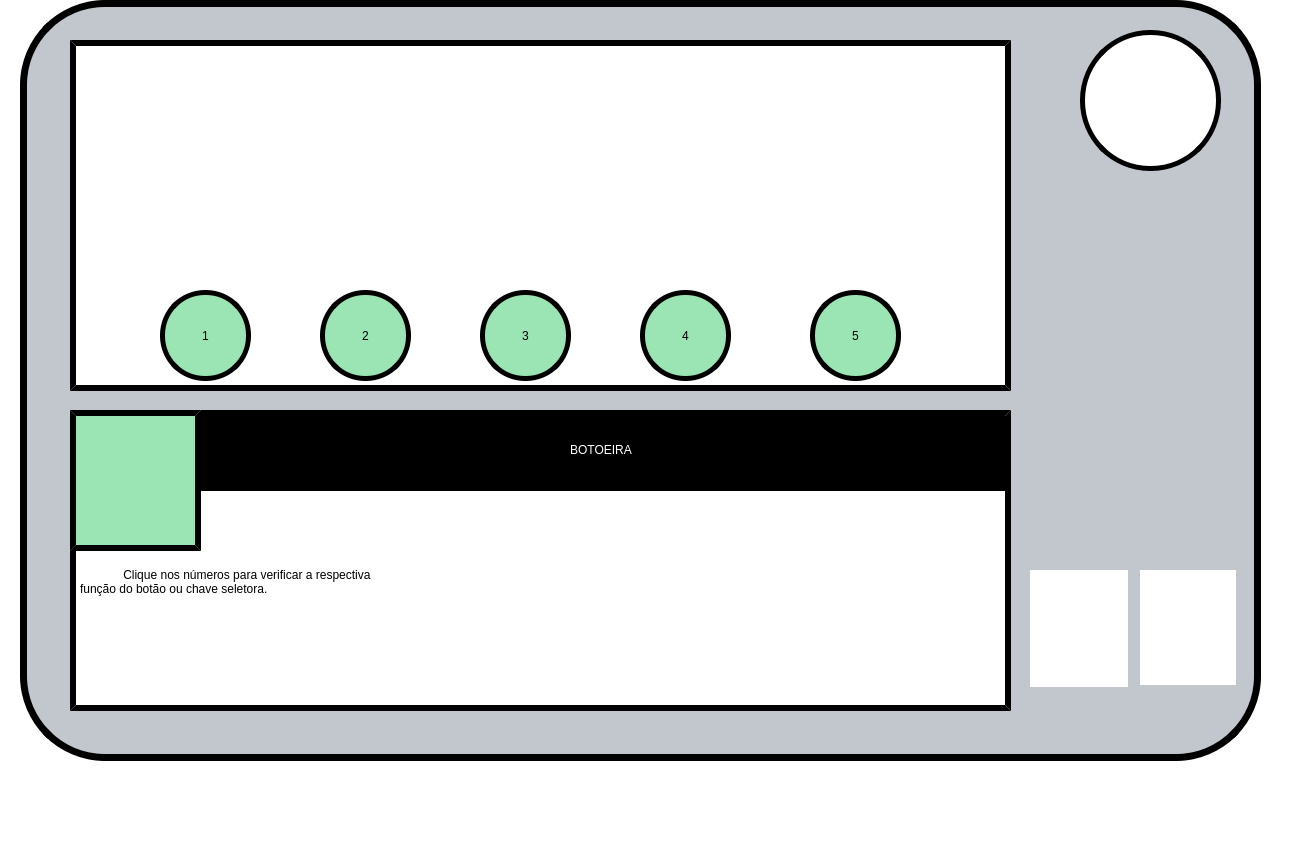
<?xml version="1.0" encoding="UTF-8"?>
<ui version="4.0">
 <class>interface_didatica_menu_botoes</class>
 <widget class="QMainWindow" name="interface_didatica_menu_botoes">
  <property name="geometry">
   <rect>
    <x>0</x>
    <y>0</y>
    <width>1290</width>
    <height>841</height>
   </rect>
  </property>
  <property name="minimumSize">
   <size>
    <width>1290</width>
    <height>841</height>
   </size>
  </property>
  <property name="maximumSize">
   <size>
    <width>1290</width>
    <height>841</height>
   </size>
  </property>
  <property name="windowTitle">
   <string>MainWindow</string>
  </property>
  <property name="styleSheet">
   <string notr="true">background-color: rgb(255, 255, 255);</string>
  </property>
  <property name="animated">
   <bool>true</bool>
  </property>
  <widget class="QWidget" name="centralwidget">
   <widget class="QLabel" name="Label_Borda">
    <property name="geometry">
     <rect>
      <x>0</x>
      <y>783</y>
      <width>1290</width>
      <height>18</height>
     </rect>
    </property>
    <property name="text">
     <string/>
    </property>
    <property name="pixmap">
     <pixmap>Imagens/Borda.png</pixmap>
    </property>
    <property name="scaledContents">
     <bool>true</bool>
    </property>
   </widget>
   <widget class="QPushButton" name="botao_home">
    <property name="geometry">
     <rect>
      <x>1080</x>
      <y>30</y>
      <width>141</width>
      <height>141</height>
     </rect>
    </property>
    <property name="styleSheet">
     <string notr="true">border-style: outset;
border-color: rgb(0, 0, 0);
border-width:5px;
font: 75 65pt &quot;Bosch Sans Bold&quot;;
border-radius: 70px;
background-color: rgb(255, 255, 255);</string>
    </property>
    <property name="text">
     <string/>
    </property>
    <property name="icon">
     <iconset>
      <normaloff>imagens/Home.Interface.png</normaloff>imagens/Home.Interface.png</iconset>
    </property>
    <property name="iconSize">
     <size>
      <width>99</width>
      <height>99</height>
     </size>
    </property>
   </widget>
   <widget class="QLabel" name="label_fundo">
    <property name="geometry">
     <rect>
      <x>20</x>
      <y>0</y>
      <width>1241</width>
      <height>761</height>
     </rect>
    </property>
    <property name="font">
     <font>
      <family>Bosch Sans Bold</family>
      <pointsize>65</pointsize>
      <weight>50</weight>
      <italic>false</italic>
      <bold>false</bold>
     </font>
    </property>
    <property name="styleSheet">
     <string notr="true">border-style: outset;
border-color: rgb(0, 0, 0);
border-width:7px;
border-radius: 85px;
background-color: rgb(193, 199, 204);</string>
    </property>
    <property name="text">
     <string/>
    </property>
   </widget>
   <widget class="QLabel" name="label_quadrado_da_imagem">
    <property name="geometry">
     <rect>
      <x>70</x>
      <y>40</y>
      <width>941</width>
      <height>351</height>
     </rect>
    </property>
    <property name="styleSheet">
     <string notr="true">border-style: outset;
border-color: rgb(0, 0, 0);
border-width:6px;


font: 75 80pt &quot;Bosch Sans Bold&quot;;
background-color: rgb(255, 255, 255);</string>
    </property>
    <property name="text">
     <string/>
    </property>
    <property name="pixmap">
     <pixmap>imagens/botoeira.jpg</pixmap>
    </property>
    <property name="scaledContents">
     <bool>true</bool>
    </property>
   </widget>
   <widget class="QLabel" name="label_caixa_maior">
    <property name="geometry">
     <rect>
      <x>70</x>
      <y>410</y>
      <width>941</width>
      <height>301</height>
     </rect>
    </property>
    <property name="styleSheet">
     <string notr="true">border-style: outset;
border-color: rgb(0, 0, 0);
border-width:6px;



background-color: rgb(255, 255, 255);</string>
    </property>
    <property name="text">
     <string/>
    </property>
   </widget>
   <widget class="QLabel" name="label_titulo">
    <property name="geometry">
     <rect>
      <x>194</x>
      <y>410</y>
      <width>811</width>
      <height>81</height>
     </rect>
    </property>
    <property name="styleSheet">
     <string notr="true">border-style: outset;
border-color: rgb(0, 0, 0);
border-width:6px;


font: 75 35pt &quot;Bosch Sans Bold&quot;;
background-color: rgb(0,0,0);</string>
    </property>
    <property name="text">
     <string>&lt;html&gt;&lt;head/&gt;&lt;body&gt;&lt;p align=&quot;center&quot;&gt;&lt;span style=&quot; color:#ffffff;&quot;&gt;BOTOEIRA&lt;/span&gt;&lt;/p&gt;&lt;/body&gt;&lt;/html&gt;</string>
    </property>
   </widget>
   <widget class="QLabel" name="label_indicacao">
    <property name="geometry">
     <rect>
      <x>70</x>
      <y>410</y>
      <width>131</width>
      <height>141</height>
     </rect>
    </property>
    <property name="styleSheet">
     <string notr="true">border-style: outset;
border-color: rgb(0, 0, 0);
border-width:6px;
background-color: rgb(155, 228, 179);

font: 75 80pt &quot;Bosch Sans Bold&quot;;
</string>
    </property>
    <property name="text">
     <string/>
    </property>
    <property name="pixmap">
     <pixmap>imagens/maozinha_interface.png</pixmap>
    </property>
    <property name="scaledContents">
     <bool>true</bool>
    </property>
   </widget>
   <widget class="QLabel" name="label_caixa_de_texto">
    <property name="geometry">
     <rect>
      <x>80</x>
      <y>500</y>
      <width>921</width>
      <height>191</height>
     </rect>
    </property>
    <property name="styleSheet">
     <string notr="true">font: 75 24pt &quot;Bosch Sans Bold&quot;;

</string>
    </property>
    <property name="text">
     <string>             Clique nos números para verificar a respectiva 
função do botão ou chave seletora. 
 
</string>
    </property>
   </widget>
   <widget class="QPushButton" name="botao_1">
    <property name="geometry">
     <rect>
      <x>160</x>
      <y>290</y>
      <width>91</width>
      <height>91</height>
     </rect>
    </property>
    <property name="styleSheet">
     <string notr="true">border-style: outset;
border-color: rgb(0,0,0);
background-color: rgb(155, 228, 179);
border-width:5px;
font: 75 49pt &quot;Bosch Sans Bold&quot;;
border-radius: 45px;
</string>
    </property>
    <property name="text">
     <string>1</string>
    </property>
   </widget>
   <widget class="QPushButton" name="botao_2">
    <property name="geometry">
     <rect>
      <x>320</x>
      <y>290</y>
      <width>91</width>
      <height>91</height>
     </rect>
    </property>
    <property name="styleSheet">
     <string notr="true">border-style: outset;
border-color: rgb(0,0,0);
background-color: rgb(155, 228, 179);
border-width:5px;
font: 75 49pt &quot;Bosch Sans Bold&quot;;
border-radius: 45px;
</string>
    </property>
    <property name="text">
     <string>2</string>
    </property>
   </widget>
   <widget class="QPushButton" name="botao_3">
    <property name="geometry">
     <rect>
      <x>480</x>
      <y>290</y>
      <width>91</width>
      <height>91</height>
     </rect>
    </property>
    <property name="styleSheet">
     <string notr="true">border-style: outset;
border-color: rgb(0,0,0);
background-color: rgb(155, 228, 179);
border-width:5px;
font: 75 49pt &quot;Bosch Sans Bold&quot;;
border-radius: 45px;
</string>
    </property>
    <property name="text">
     <string>3</string>
    </property>
   </widget>
   <widget class="QPushButton" name="botao_4">
    <property name="geometry">
     <rect>
      <x>640</x>
      <y>290</y>
      <width>91</width>
      <height>91</height>
     </rect>
    </property>
    <property name="styleSheet">
     <string notr="true">border-style: outset;
border-color: rgb(0,0,0);
background-color: rgb(155, 228, 179);
border-width:5px;
font: 75 49pt &quot;Bosch Sans Bold&quot;;
border-radius: 45px;
</string>
    </property>
    <property name="text">
     <string>4</string>
    </property>
   </widget>
   <widget class="QPushButton" name="botao_5">
    <property name="geometry">
     <rect>
      <x>810</x>
      <y>290</y>
      <width>91</width>
      <height>91</height>
     </rect>
    </property>
    <property name="styleSheet">
     <string notr="true">border-style: outset;
border-color: rgb(0,0,0);
background-color: rgb(155, 228, 179);
border-width:5px;
font: 75 49pt &quot;Bosch Sans Bold&quot;;
border-radius: 45px;
</string>
    </property>
    <property name="text">
     <string>5</string>
    </property>
   </widget>
   <widget class="QPushButton" name="botao_seta_esquerda">
    <property name="geometry">
     <rect>
      <x>1030</x>
      <y>570</y>
      <width>98</width>
      <height>117</height>
     </rect>
    </property>
    <property name="styleSheet">
     <string notr="true">border-style: outset;
border-color: rgb(0,0,0);

</string>
    </property>
    <property name="text">
     <string/>
    </property>
    <property name="icon">
     <iconset>
      <normaloff>imagens/seta_esquerda_cinza_interface_botoes.png</normaloff>imagens/seta_esquerda_cinza_interface_botoes.png</iconset>
    </property>
    <property name="iconSize">
     <size>
      <width>120</width>
      <height>120</height>
     </size>
    </property>
    <property name="shortcut">
     <string/>
    </property>
   </widget>
   <widget class="QPushButton" name="botao_seta_dirteita">
    <property name="geometry">
     <rect>
      <x>1140</x>
      <y>570</y>
      <width>96</width>
      <height>115</height>
     </rect>
    </property>
    <property name="styleSheet">
     <string notr="true">border-style: outset;
border-color: rgb(0,0,0);

</string>
    </property>
    <property name="text">
     <string/>
    </property>
    <property name="icon">
     <iconset>
      <normaloff>imagens/Seta_cinza Preta para direita.png</normaloff>imagens/Seta_cinza Preta para direita.png</iconset>
    </property>
    <property name="iconSize">
     <size>
      <width>120</width>
      <height>120</height>
     </size>
    </property>
    <property name="shortcut">
     <string/>
    </property>
   </widget>
   <zorder>Label_Borda</zorder>
   <zorder>label_fundo</zorder>
   <zorder>botao_home</zorder>
   <zorder>label_quadrado_da_imagem</zorder>
   <zorder>label_caixa_maior</zorder>
   <zorder>label_titulo</zorder>
   <zorder>label_caixa_de_texto</zorder>
   <zorder>label_indicacao</zorder>
   <zorder>botao_1</zorder>
   <zorder>botao_2</zorder>
   <zorder>botao_3</zorder>
   <zorder>botao_4</zorder>
   <zorder>botao_5</zorder>
   <zorder>botao_seta_esquerda</zorder>
   <zorder>botao_seta_dirteita</zorder>
  </widget>
  <widget class="QMenuBar" name="menubar">
   <property name="geometry">
    <rect>
     <x>0</x>
     <y>0</y>
     <width>1290</width>
     <height>21</height>
    </rect>
   </property>
  </widget>
  <widget class="QStatusBar" name="statusbar"/>
 </widget>
 <resources/>
 <connections/>
</ui>
